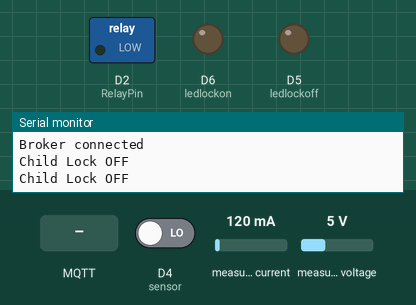
The sketch below on a simulated ESP8266 (NodeMCU). Parts: switched loads named in the sketch (green lamp = pin HIGH), output pins drawn as LEDs (lit = HIGH), the last lines printed to the serial monitor. The test bench sets the inputs (shaded band); at power-on: D4 (sensor) LOW, measured current 120 mA, measured voltage 5 V. WiFi joins after 1.5 s; servers stay silent unless stated; no MQTT or app messages arrive unless stated.

Above: at 2.7 s.
2.8 s: MQTT message "shock/relayon" arrives on the first subscribed topic
At 3.8 s:
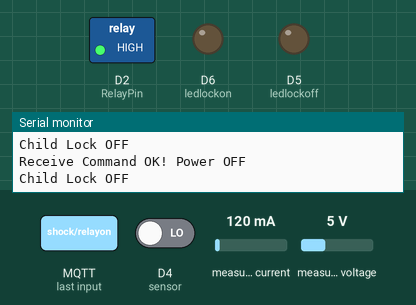
4.3 s: MQTT message "shock/relayon" arrives on the third subscribed topic
At 4.9 s:
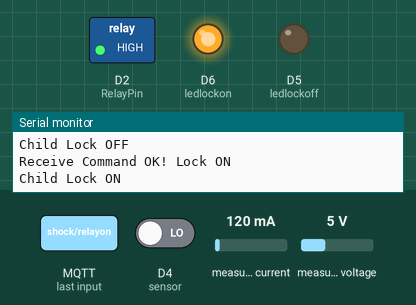
5.8 s: MQTT message "shock/relayon" arrives on the second subscribed topic
At 6.1 s:
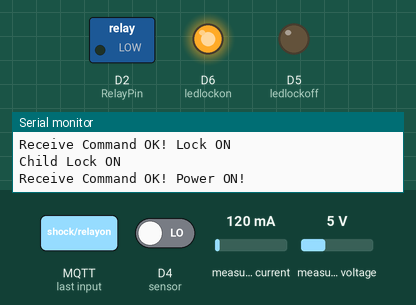
7.3 s: D4 (sensor) driven HIGH
At 10.5 s:
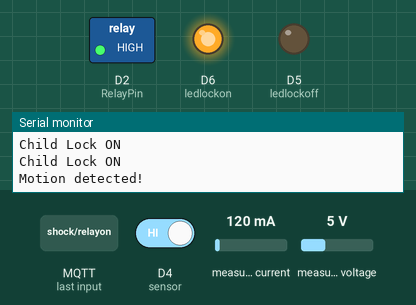
11.5 s: MQTT message "shock/relayoff" arrives on the second subscribed topic
At 12.7 s:
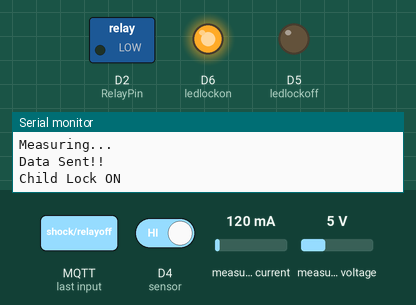
13.0 s: MQTT message "shock/relayoff" arrives on the first subscribed topic
At 14.1 s:
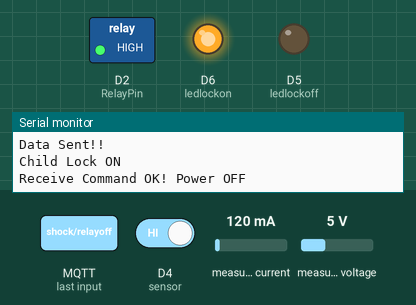
Timing chart, 0 to 15.5 s (numbered marks = the images above; inputs shaded):
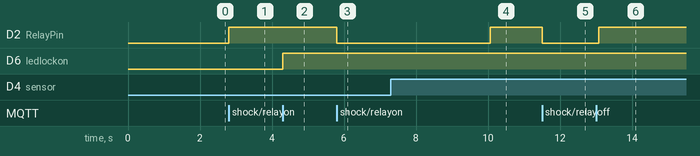

The sketch:

sourcecode.ino
```cpp
#include <pt.h>
#include <Arduino.h>
#include <PZEM004Tv30.h>
#include <ESP8266WiFi.h>
#include <PubSubClient.h>

PZEM004Tv30 pzem(D7,D8);

// WiFi
const char *ssid = "HDC Clone 13 Mini"; // Enter your WiFi name
const char *password = "123456789";  // Enter WiFi password

// MQTT Broker
const char *mqtt_broker = "broker.mqttdashboard.com";
const char *mqtt_username = "";
const char *mqtt_password = "";
const char *relayontp = "shock/relayon";
const char *relayofftp = "shock/relayoff";
const char *lockontp = "shock/lockon";
const char *lockofftp = "shock/lockoff";
const char *voltagetp = "shock/voltage";
const char *currenttp = "shock/current";
const char *powertp = "shock/power";
const char *relaystat = "shock/relaystatus";
const char *lockstat = "shock/lockstatus";

const int mqtt_port = 1883;


int ledlockon = D6;
int ledlockoff = D5;
int sensor = D4;              // the pin that the sensor is atteched to
int RelayPin = D2;

int relaystate = LOW;
int state = LOW;             // by default, no motion detected
int val = 0;                 // variable to store the sensor status (value)


String switch1;
String strTopic;
String strPayload;

WiFiClient espClient;
PubSubClient client(espClient);

// Create your protothread(s)
static struct pt pt1, pt2, pt3;

// A protothread function
static int protothreadReadPZEM (struct pt *pt)
{
  static unsigned long lastTimeRead = 0;
  // Start a protothread
  PT_BEGIN(pt);
  /* Your code inside this thread */
    while(1) {
    lastTimeRead = millis();
    PT_WAIT_UNTIL(pt, millis() - lastTimeRead > 5000);
      Serial.println("Measuring...");
      //Result Variables
      float volts = pzem.voltage();
      float amps = pzem.current();
      float watts = pzem.power();

  client.publish(voltagetp, String(volts,3).c_str());
  client.publish(currenttp, String(amps,3).c_str());
  client.publish(powertp, String(watts,3).c_str());


  Serial.println("Data Sent!!");
  }
  // Stop a protothread
  PT_END(pt);
}

static int protothreadChildLock(struct pt *pt)
{
  static unsigned long LastTimeSense = 0;
  val = digitalRead(sensor);   // read sensor value

  PT_BEGIN(pt);
  while(1) {
    if( digitalRead(ledlockon) ){
    Serial.println("Child Lock ON \n");
      if (val == HIGH) {           // check if the sensor is HIGH
        delay(500);                // delay 100 milliseconds
        if (state == LOW) {
          Serial.println("Motion detected!");
          state = HIGH;       // update variable state to HIGH
          digitalWrite(RelayPin, HIGH);
            LastTimeSense = millis();
            PT_WAIT_UNTIL(pt, millis() - LastTimeSense > 500);
        }
      }
      else {
            LastTimeSense = millis();
            PT_WAIT_UNTIL(pt, millis() - LastTimeSense > 500);
          if (state == HIGH){
            Serial.println("Motion stopped!");
            state = LOW;       // update variable state to LOW
            digitalWrite(RelayPin, LOW);
        }
      }
    LastTimeSense = millis();
    PT_WAIT_UNTIL(pt, millis() - LastTimeSense > 2000);
    }
  if( !digitalRead(ledlockon) )
    {
      Serial.println("Child Lock OFF \n");
      LastTimeSense = millis();
      PT_WAIT_UNTIL(pt, millis() - LastTimeSense > 1000);
    }
  }
  PT_END(pt);
}


static int protothreadCheckState (struct pt *pt)
{
  static unsigned long LastTimeCheck = 0;

  PT_BEGIN(pt);
  while(1) {
    LastTimeCheck = millis();

    if( digitalRead(ledlockon) == HIGH ){
    client.publish(lockstat, "Child Lock ON");
     }
    else {
    client.publish(lockstat, "Child Lock OFF");
    }

    if( digitalRead(RelayPin) == LOW ){
    client.publish(relaystat, "Plug Active");
     }
    else {
    client.publish(relaystat, "Plug Inactive");
    }

    PT_WAIT_UNTIL(pt, millis() - LastTimeCheck > 3000 );
  }
  PT_END(pt);
}

void setup() {
  Serial.begin(115200);
  pinMode(RelayPin, OUTPUT);
  digitalWrite(RelayPin, LOW);
  pinMode(ledlockon, OUTPUT);
  pinMode(ledlockoff, OUTPUT);
  pinMode(sensor, INPUT); // set arduino pin to input mode

  WiFi.begin(ssid, password);
  while (WiFi.status() != WL_CONNECTED) {
      delay(500);
      Serial.println("Connecting to WiFi..");
  }
  Serial.println("Connected to the WiFi network");
  //connecting to a mqtt broker
  client.setServer(mqtt_broker, mqtt_port);
  client.setCallback(callback);
  while (!client.connected()) {
      String client_id = "esp8266-client-";
      client_id += String(WiFi.macAddress());
      Serial.printf("Connected to network \n", client_id.c_str());
      if (client.connect(client_id.c_str(), mqtt_username, mqtt_password)) {
          Serial.println("Broker connected \n");
      } else {
          Serial.print("failed with state \n");
          Serial.print(client.state());
          delay(2000);
      }
  }
  // publish and subscribe
   client.subscribe(relayontp);
   client.subscribe(relayofftp);
   client.subscribe(lockontp);
   client.subscribe(lockofftp);
   client.subscribe(voltagetp);
   client.subscribe(currenttp);
   client.subscribe(powertp);
   client.subscribe(relaystat);
   client.subscribe(lockstat);

  // Init your protothread(s)
  PT_INIT(&pt1);
  PT_INIT(&pt2);
  PT_INIT(&pt3);
}

void callback(char* topic, byte* payload, unsigned int length) {
  if (strcmp(topic,"shock/relayon")==0) {
        Serial.println("Receive Command OK! Power OFF");
        digitalWrite(RelayPin, HIGH);
  }
  if (strcmp(topic,"shock/relayoff")==0) {
        Serial.println("Receive Command OK! Power ON!");
        digitalWrite(RelayPin, LOW);
  }

  if (strcmp(topic,"shock/lockon")==0) {
        Serial.println("Receive Command OK! Lock ON");
        digitalWrite(ledlockon, HIGH);
        digitalWrite(ledlockoff, LOW);
  }

    if (strcmp(topic,"shock/lockoff")==0) {
        digitalWrite(ledlockon, LOW);
        digitalWrite(ledlockoff, HIGH);
        Serial.println("Receive Command OK! Lock Off");
  }
}

void loop() {
  client.loop();
  // Execute your protothread(s)
  protothreadReadPZEM(&pt1);
  protothreadChildLock(&pt2);
  protothreadCheckState(&pt3);
}
```

Measured:
- after the input at 2.8 s, D2 (RelayPin): LOW → HIGH at once
- after the input at 4.3 s, D6 (ledlockon): LOW → HIGH at once
- after the input at 5.8 s, D2 (RelayPin): HIGH → LOW at once
- after the input at 7.3 s, D2 (RelayPin): LOW → HIGH after 2.8 s
- after the input at 11.5 s, D2 (RelayPin): HIGH → LOW at once
- after the input at 13.0 s, D2 (RelayPin): LOW → HIGH after 0.07 s
